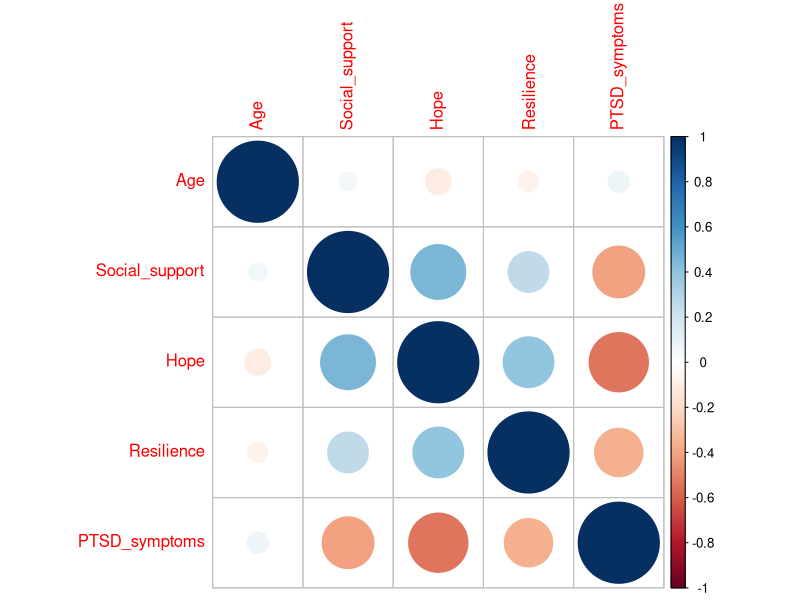
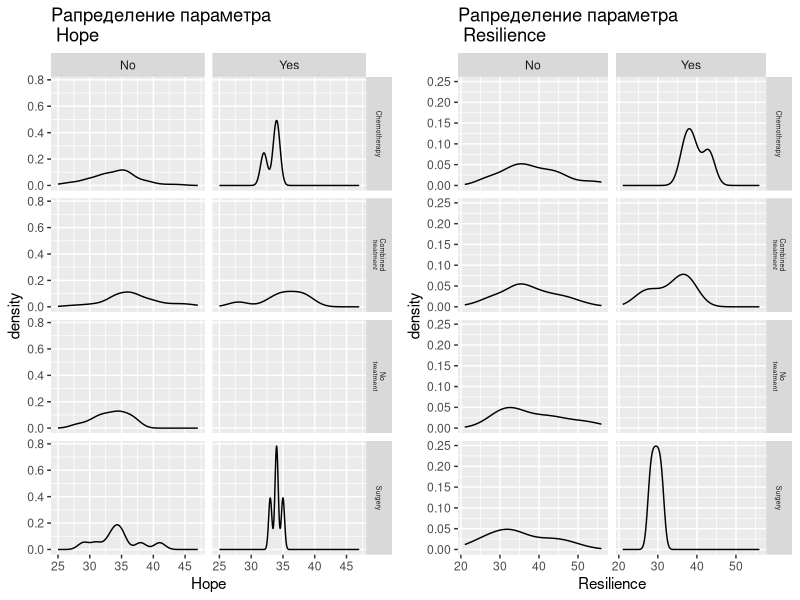
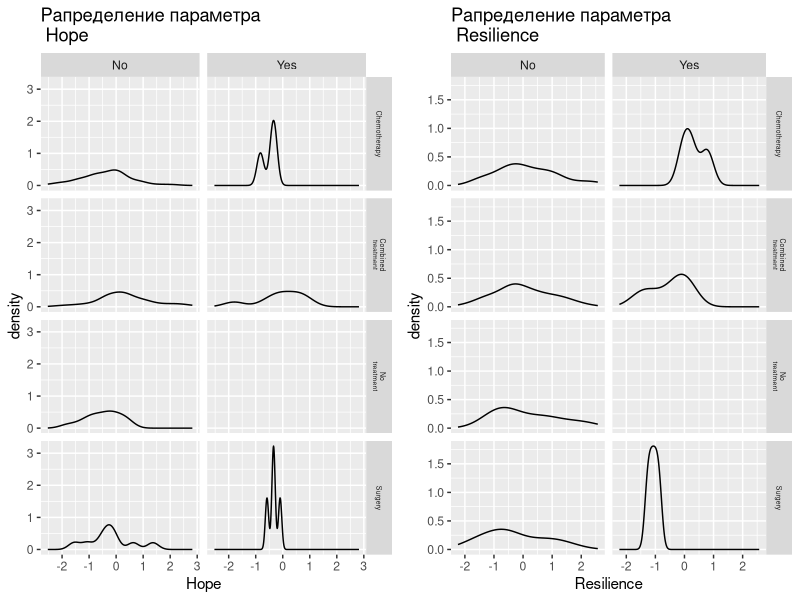
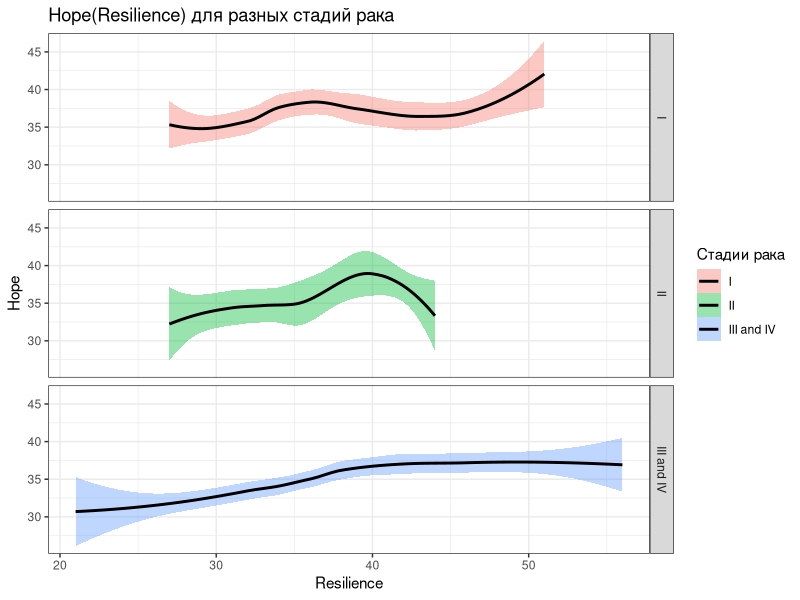
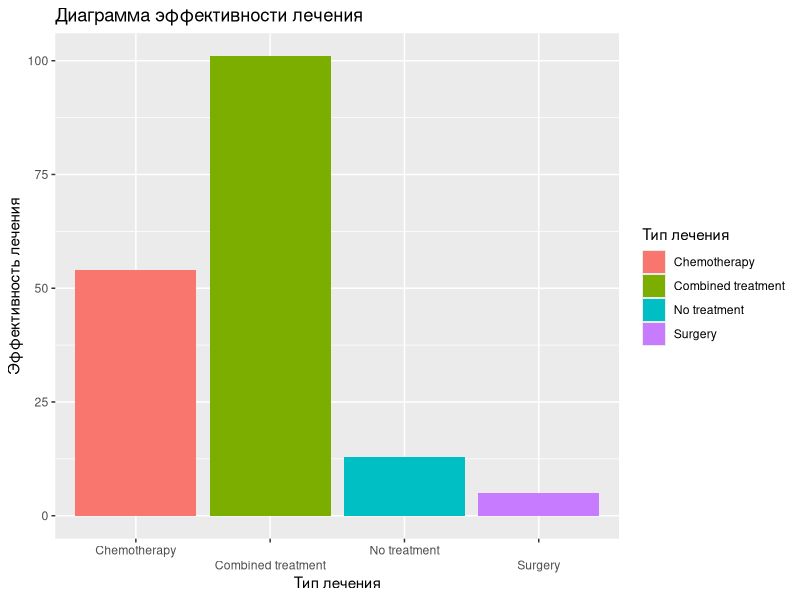
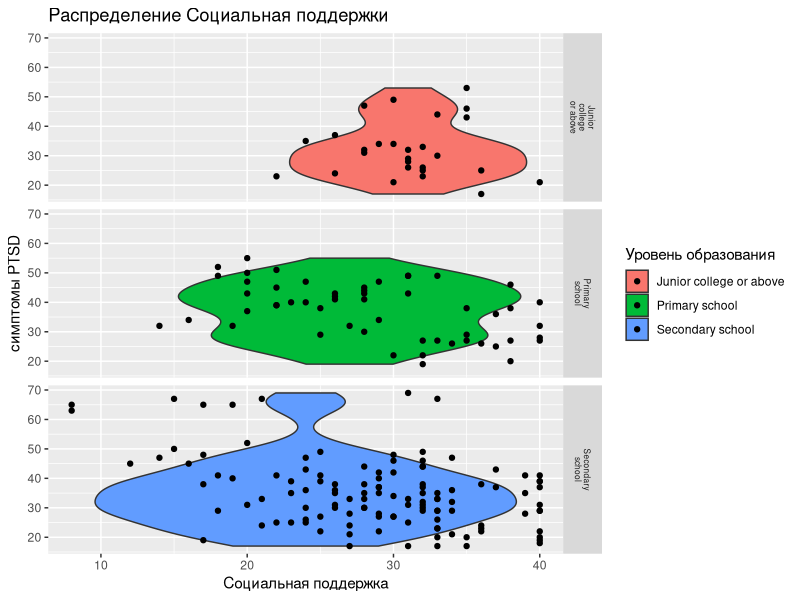
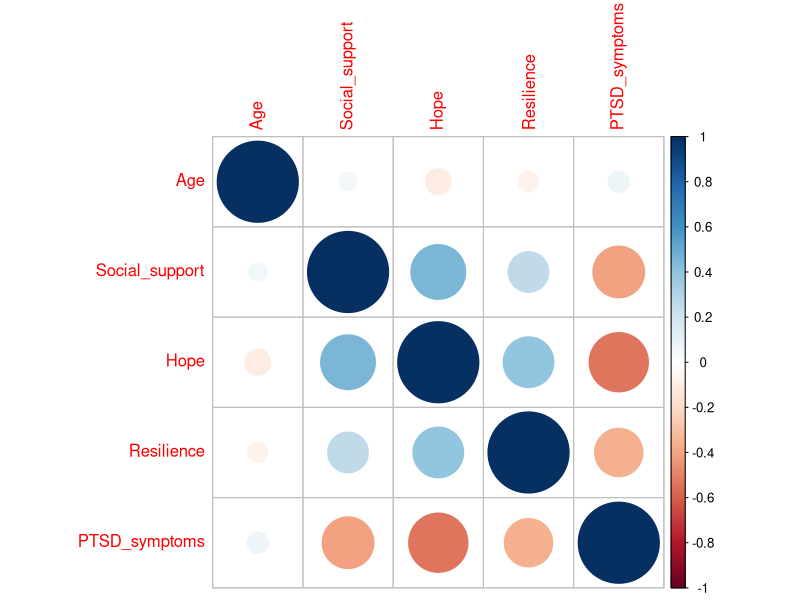
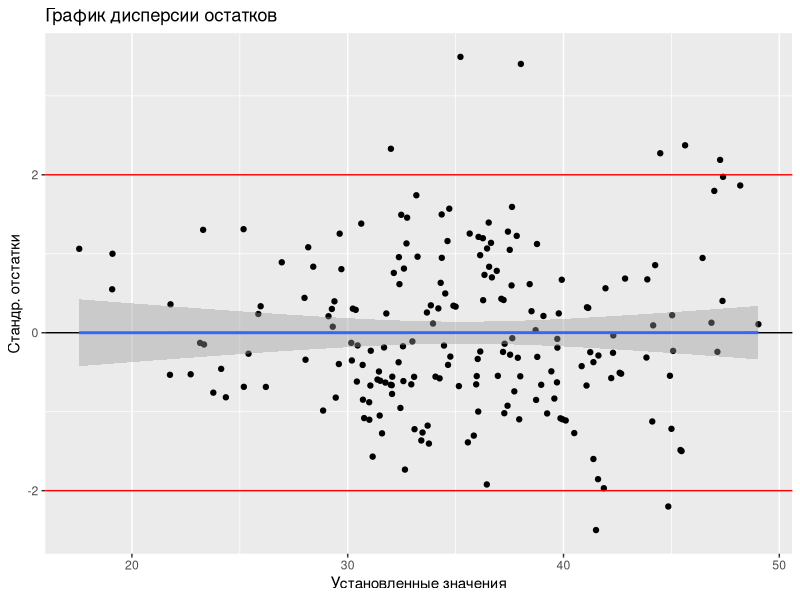

Reproduce these figures in R, in order. (Note: this script raises an error after producing the figures.)
## ---- chunk 1
library(readxl)
library(psych)
library(car)
library(ggplot2)
library(dplyr)
library(gridExtra)
library(cowplot)
library(Hmisc)
library(multcomp)
library(corrplot)
## ---- chunk 2
data <- read_excel('Data/PTSR.xlsx')
colnames(data) = gsub(" ", "_", colnames(data))

data <- na.omit(data)
## ---- chunk 3
str(data)

num_data <- data[sapply(data, is.numeric)]
data_PTSR.cor <- cor(num_data, method = c("pearson"))
data_PTSR.cor
corrplot(data_PTSR.cor) 
## ---- chunk 4
p_Hope <- ggplot(data, aes(Hope)) +
  geom_density() +
  facet_grid(Treatment_type~Metastasis, labeller = 
             labeller(Treatment_type = label_wrap_gen(10))) +
  theme(strip.text.y = element_text(size = 5)) +
  labs(title = 'Рапределение параметра \n Hope')

p_Resilience <- ggplot(data, aes(Resilience)) +
  geom_density() +
  facet_grid(Treatment_type~Metastasis, labeller = 
             labeller(Treatment_type = label_wrap_gen(10))) +
  theme(strip.text.y = element_text(size = 5)) +
  labs(title = 'Рапределение параметра \n Resilience') 

plot_grid(p_Hope, p_Resilience)
## ---- chunk 5
data_nums <- data[grep("Social_support", colnames(data)) : 
                    grep("PTSD_symptoms", colnames(data))] %>% mutate(data[grep("Age", colnames(data))])

data_char <- data[grep("Marital_status", colnames(data)) : 
                    grep("Metastasis", colnames(data))] %>% mutate(data[grep("Marital_status_Education", colnames(data))])
## ---- chunk 6
#Нормализация min/max
normilize_1 <- function(x) {
  return(x - min(x)) / (max(x) - min(x))
}

#Нормализация методом Z-оценок 
normilize_2 <- function(x) {
  return((x - mean(x)) / sd(x))
}

#Нормализацуем
data_nums_normalize <- data_nums %>% summarise(across(everything(), normilize_1))
data_nums_normalize <- data_nums %>% summarise(across(everything(), normilize_2))

data_normalize <- data
#Заменяем значения в оригинальном датасете
data_normalize[,1] <- data_nums_normalize[,5] 
data_normalize[,8:11] <- data_nums_normalize[,1:4]
## ---- chunk 7
p_Hope_normalize <- ggplot(data_normalize, aes(Hope)) +
  geom_density() +
  facet_grid(Treatment_type~Metastasis, labeller = 
             labeller(Treatment_type = label_wrap_gen(10))) +
  theme(strip.text.y = element_text(size = 5)) +
  labs(title = 'Рапределение параметра \n Hope')

p_Resilience_normalize <- ggplot(data_normalize, aes(Resilience)) +
  geom_density() +
  facet_grid(Treatment_type~Metastasis, labeller = 
             labeller(Treatment_type = label_wrap_gen(10))) +
  theme(strip.text.y = element_text(size = 5)) +
  labs(title = 'Рапределение параметра \n Resilience') 

plot_grid(p_Hope_normalize, p_Resilience_normalize)
## ---- chunk 8
#Для нормального отображения:
data$Cancer_stage <- gsub("Ⅰ", "I", data$Cancer_stage)
data$Cancer_stage <- gsub("Ⅱ", "II", data$Cancer_stage)
data$Cancer_stage <- gsub("Ⅲ", "III", data$Cancer_stage)
data$Cancer_stage <- gsub("Ⅳ","IV", data$Cancer_stage)

p_Hope_Resilience_Cancer_stage <- ggplot(data, aes(Resilience, Hope, fill = Cancer_stage)) +
  geom_smooth(color = "black") +
  facet_grid(Cancer_stage~.) +
  theme_bw() + 
  labs(title = 'Hope(Resilience) для разных стадий рака', 
       fill = 'Стадии рака') 
p_Hope_Resilience_Cancer_stage 
## ---- chunk 9
data_group_treatment <- data %>% group_by(Treatment_type) %>% summarise(
  count_No_metastasis = sum(Metastasis == "No"),  count_Yes_metastasis = sum(Metastasis == "Yes"),  
  diff_No_Yes = sum(Metastasis == "No") - sum(Metastasis == "Yes"))

View(data_group_treatment)
## ---- chunk 10
p_Treatment_diff_No_Yes_metastasis <- 
  ggplot(data = data_group_treatment, 
         aes(y = diff_No_Yes, x = Treatment_type, fill =  factor(Treatment_type))) + 
  geom_bar(stat = "identity") +
  labs(title = 'Диаграмма эффективности лечения', 
       x = 'Тип лечения',
       y = 'Эффективность лечения',
       fill = 'Тип лечения') + 
  scale_x_discrete(guide = guide_axis(n.dodge=2))
p_Treatment_diff_No_Yes_metastasis
## ---- chunk 11
p_Social_support_PTSD_symptoms <- 
  ggplot(data = data, aes(Social_support, PTSD_symptoms, fill = Education)) + 
  geom_violin() + 
  geom_point() + 
  facet_grid(Education~., labeller = 
             labeller(Education = label_wrap_gen(10))) +
  theme(strip.text.y = element_text(size = 6)) +
  labs(title = 'Распределение Социальная поддержки',
       y = 'симптомы PTSD',
       x = 'Социальная поддержка',
       fill = 'Уровень образования')

p_Social_support_PTSD_symptoms 
#Блинны-ны-ны ны-ны-ны
## ---- chunk 12
corrplot(data_PTSR.cor) 
## ---- chunk 13
model <- lm(PTSD_symptoms ~ Social_support:Hope + Resilience:Hope + Age, data = data_nums)
summary(model)
## ---- chunk 14
model_diag_original <- data.frame(fortify(model), data_nums) 
gg_resid_original <- ggplot(data = model_diag_original, aes(x = .fitted, y = .stdresid)) + 
  geom_point() + 
  geom_hline(yintercept = 0) +
  geom_smooth(method = "lm") +
  geom_hline(yintercept = 2, color = "red") +
  geom_hline(yintercept = -2, color = "red") + 
  labs(title = 'График дисперсии остатков',
       y = 'Стандр. отстатки',
       x = 'Установленные значения')

gg_resid_original
## ---- chunk 15
res_1_original <- gg_resid_original + aes(x = Hope) + 
  labs(x = 'Надежда')
res_2_original <- gg_resid_original + aes(x = Resilience) + 
  labs(x = 'Стойкость')
res_3_original <- gg_resid_original + aes(x = Social_support) + 
  labs(x = 'Соц. поддержка')
res_4_original <- gg_resid_original + aes(x = Age) + 
  labs(x = 'Возраст')

grid.arrange(res_1_original, res_2_original, res_3_original, res_4_original, nrow = 2)
## ---- chunk 16
model_2 <- lm(PTSD_symptoms ~ Social_support*Hope*Resilience + Age, data = data_nums)
summary(model_2) 
## ---- chunk 17
model_diag_model_2 <- data.frame(fortify(model_2), data_nums) 
gg_resid_model_2 <- ggplot(data = model_diag_model_2, aes(x = .fitted, y = .stdresid)) + 
  geom_point() + 
  geom_hline(yintercept = 0) +
  geom_smooth(method = "lm") +
  geom_hline(yintercept = 2, color = "red") +
  geom_hline(yintercept = -2, color = "red") + 
  labs(title = 'График дисперсии остатков',
       y = 'Стандр. отстатки',
       x = 'Установленные значения') 

gg_resid_model_2
## ---- chunk 18
data_nums_without_emissions <- data_nums %>% mutate(.stdresid = model_diag_model_2$.stdresid) %>% 
  filter(.stdresid < 1.999 & .stdresid > -1.999)

#Перестроим модель по той же схеме:
model_2_we <- lm(PTSD_symptoms ~ Social_support*Hope + Resilience + Age, data = data_nums_without_emissions)

#Постром график остатков снова
model_diag_model_2_without_emissions <- data.frame(fortify(model_2_we), data_nums_without_emissions)
model_diag_model_2_without_emissions <- data.frame(fortify(model_2_we), data_nums_without_emissions) 
gg_resid_model_2_without_emissions <- ggplot(data = model_diag_model_2_without_emissions, aes(x = .fitted, y = .stdresid)) + 
  geom_point() + 
  geom_hline(yintercept = 0) +
  geom_smooth(method = "lm") +
  geom_hline(yintercept = 2, color = "red") +
  geom_hline(yintercept = -2, color = "red") + 
  labs(title = 'График дисперсии остатков',
       y = 'Стандр. отстатки',
       x = 'Установленные значения') 

gg_resid_model_2_without_emissions
## ---- chunk 19
res_1_model_2 <- gg_resid_model_2_without_emissions + aes(x = Hope) + 
  labs(x = 'Надежда')
res_2_model_2 <- gg_resid_model_2_without_emissions + aes(x = Resilience) + 
  labs(x = 'Стойкость')
res_3_model_2 <- gg_resid_model_2_without_emissions + aes(x = Social_support) + 
  labs(x = 'Соц. поддержка')
res_4_model_2 <- gg_resid_model_2_without_emissions + aes(x = Age) + 
  labs(x = 'Возраст')

grid.arrange(res_1_model_2, res_2_model_2, res_3_model_2, res_4_model_2, nrow = 2)
## ---- chunk 20
vif(model) #Неких значений болше 2 невыявлено. Ничего не удаляем. 

drop1(model_2_we, test = "F")

summary(model) #Еще теперь будем проверять значение p-value и значение стандратной ошибки, чтобы не привести к его ухудшению (увеличению). 
## ---- chunk 21
model_3 <- update(model_2_we, .~. - Age)
drop1(model_3, test = "F")

summary(model_3)
## ---- chunk 22
model_4 <- update(model_3, .~. - Resilience)
drop1(model_4, test = "F")

summary(model_4)
## ---- chunk 23
model_diag_model_4 <- data.frame(fortify(model_4), data_nums_without_emissions) 
#График остатков
gg_resid_model_4 <- ggplot(data = model_diag_model_4, aes(x = .fitted, y = .stdresid)) + 
  geom_point() + 
  geom_hline(yintercept = 0) +
  geom_smooth(method = "lm") +
  geom_hline(yintercept = 2, color = "red") +
  geom_hline(yintercept = -2, color = "red") + 
  labs(title = 'График дисперсии остатков',
       y = 'Стандр. отстатки',
       x = 'Установленные значения') 

gg_resid_model_4

#Анализа главных компонентов
res_1_model_4 <- gg_resid_model_4 + aes(x = Hope)
res_2_model_4 <- gg_resid_model_4 + aes(x = Social_support)
res_3_model_4 <- gg_resid_model_4 + aes(x = Resilience)
grid.arrange(res_1_model_4, res_2_model_4, res_3_model_4, nrow = 2)

qqPlot(model_diag_model_4$.stdresid, main = 'Q-Q График', ylab = 'Стандр. отстатки', xlab = 'Кванитили')
## ---- chunk 24
predictions_data <- data.frame(
  Hope = seq(min(data_nums$Hope), max(data_nums$Hope), length.out = 100),
  Social_support = mean(data_nums$Social_support))

predictions <- predict(model_4, newdata = predictions_data,  interval = 'confidence')
predictions_data <- data.frame(predictions_data, predictions)

Pl_predict <- ggplot(predictions_data, aes(x = Hope, y = fit)) +
  geom_ribbon(alpha = 0.2, aes(ymin = lwr, ymax = upr)) +
  geom_line() + 
  labs(title = 'График прогнозов',
       y = 'Прогнозируемое PTSD_symptoms',
       x = 'Надежда') 
Pl_predict 
## ---- chunk 25
predictions_data_test <- data.frame(
  Hope = data_nums$Hope,
  Social_support = data_nums$Social_support,
  PTSD_symptoms = data_nums$PTSD_symptoms)

predictions_test <- predict(model_4, newdata = predictions_data_test,  interval = 'confidence')
predictions_data_test <- data.frame(predictions_data_test, predictions_test)
View(predictions_data_test)
## ---- chunk 26
data$Cancer_stage <- factor(data$Cancer_stage)
model_disp <- lm(data = data, PTSD_symptoms ~ Cancer_stage)
summary(model_disp)
## ---- chunk 27
ggplot(data, aes(Cancer_stage, PTSD_symptoms, color = Cancer_stage)) + 
  stat_summary(fun.data = "mean_cl_normal") +
  labs(title = 'График зависимости числа эксцистирований \n от условий обработки (исходные данные)',
       y = 'PTSD симптомы',
       x = 'Стадия рака', 
       fill = 'Стадия рака') 
## ---- chunk 28
model_disp_anova <- Anova(model_disp)
model_disp_anova
## ---- chunk 29
model_disp_diag <- fortify(model_disp)
p_kuke <- ggplot(model_disp_diag, aes(x = 1:nrow(model_disp_diag), y = .cooksd)) + 
  geom_bar(stat = "identity") + 
  labs(title = 'График расстояний Кука',
       y = 'растояния Кука',
       x = 'номер записи')
p_kuke 
## ---- chunk 30
#Для нормального отображения:
model_disp_diag$Cancer_stage <- gsub("Ⅰ", "I", model_disp_diag$Cancer_stage)
model_disp_diag$Cancer_stage <- gsub("Ⅱ", "II", model_disp_diag$Cancer_stage)
model_disp_diag$Cancer_stage <- gsub("Ⅲ", "III", model_disp_diag$Cancer_stage)
model_disp_diag$Cancer_stage <- gsub("Ⅳ","IV", model_disp_diag$Cancer_stage)

p_remains <- ggplot(model_disp_diag, aes(x = Cancer_stage, y = .stdresid, fill = factor(Cancer_stage))) + 
  geom_boxplot() +
  geom_hline(yintercept = 0) +
  labs(title = 'График остатков',
       y = 'Стандр. отстатки',
       x = 'Стадия рака',
       fill = 'Стадия рака')
p_remains
## ---- chunk 31
qqPlot(model_disp, id = FALSE, main = 'Q-Q График', ylab = 'Стандр. отстатки', xlab = 'Кванитили')

## ---- chunk 32
post_hoch <- glht(model_disp, linfct = mcp(Cancer_stage = "Tukey"))
result_post_hoch <- summary(post_hoch)
result_post_hoch
## ---- chunk 33
predictions_data_disp <- data.frame(Cancer_stage = factor(levels(data$Cancer_stage), levels = levels(data$Cancer_stage)))
predictions_data_disp <- data.frame(predictions_data_disp,
                     predict(model_disp, newdata = predictions_data_disp, interval = "confidence")
)

gg_bars <- ggplot(data = predictions_data_disp, aes(x = Cancer_stage, y = fit)) +
  geom_bar(stat = "identity", aes(fill = Cancer_stage), width = 0.5) +
  geom_errorbar(aes(ymin = lwr, ymax = upr), width = 0.1) + 
  labs(title = 'График прогнозов',
       y = 'Прогнозируемое PTSD_symptoms',
       x = 'Стадия рака',
       fill = 'Стадия рака') 
gg_bars
